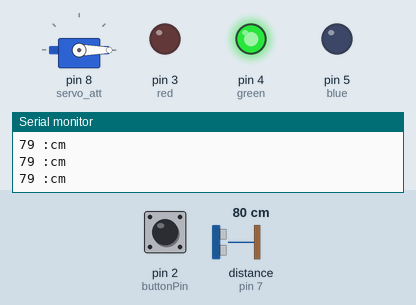
A sketch run on a simulated Arduino Uno, built with avr-gcc and run on an emulated ATmega328P. On the bench: servo, output pins drawn as LEDs (lit = HIGH), the last lines printed to the serial monitor. Wiring (inferred from the names in the program): ultrasonic range finder: trigger pin 6; echo pin 7. The inputs (shaded band) are chosen by the test bench; at power-on: distance to the obstacle (sensor on pin 7) 80 cm, pin 2 (buttonPin) HIGH. The echo pulse lasts 58.3 µs per cm; the local clock reads 2024-03-15 10:24:30 at power-on unless the sketch sets it; pins used as bus, display or sensor lines are not drawn.

Above: at 1.2 s.
1.3 s: distance to the obstacle (sensor on pin 7) set to 13 cm
2.8 s: distance to the obstacle (sensor on pin 7) set to 10 cm
At 3.1 s:
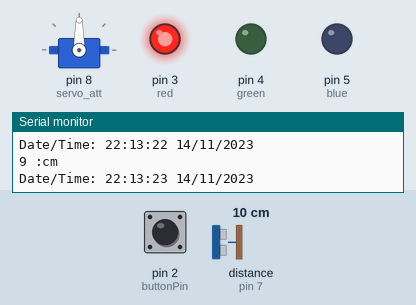
4.3 s: pin 2 (buttonPin) pulled LOW for 0.15 s
At 4.39 s:
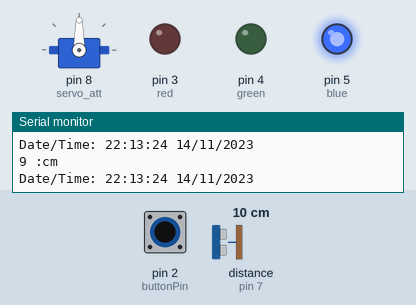
5.9 s: pin 2 (buttonPin) pulled LOW for 3.2 s
At 10.1 s:
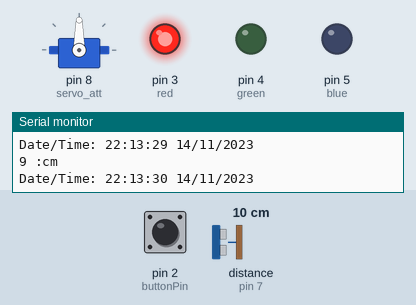
10.6 s: distance to the obstacle (sensor on pin 7) set to 250 cm
At 11.0 s:
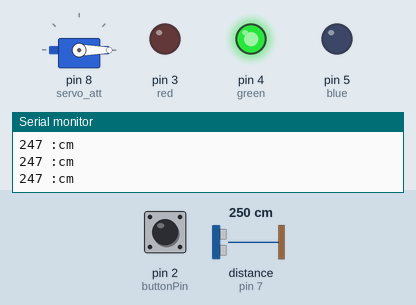
12.1 s: pin 2 (buttonPin) pulled LOW for 1 s
At 12.9 s:
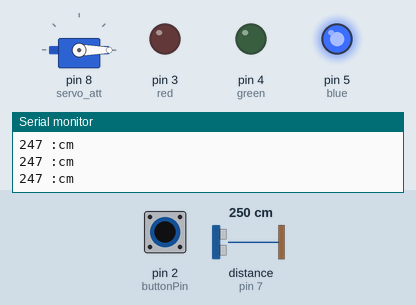
Timing chart, 0 to 15.1 s (numbered marks = the images above; inputs shaded):
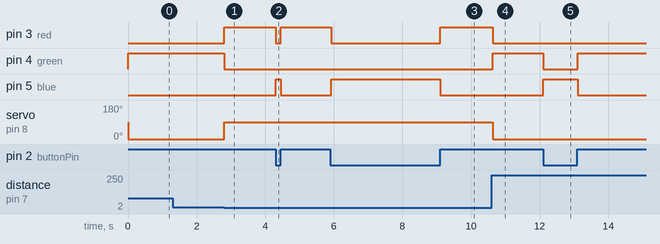

Measured:
- the behaviour switches between 12 and 11 cm on distance to the obstacle (sensor on pin 7) (found by bisection; images 0 and 1)
- after the input at 2.8 s, pin 3 (red): LOW → HIGH at once; pin 4 (green): HIGH → LOW at once; servo on pin 8 (servo_att): 0° → 90° at once
- after the input at 4.3 s, pin 3 (red): HIGH → LOW at once, → HIGH 0.15 s later; pin 5 (blue): LOW → HIGH at once, → LOW 0.15 s later
- after the input at 5.9 s, pin 3 (red): HIGH → LOW at once, → HIGH 3.2 s later; pin 5 (blue): LOW → HIGH at once, → LOW 3.2 s later
- after the input at 10.6 s, pin 3 (red): HIGH → LOW at once; pin 4 (green): LOW → HIGH at once; servo on pin 8 (servo_att): 90° → 0° at once
- after the input at 12.1 s, pin 4 (green): HIGH → LOW at once, → HIGH 1.0 s later; pin 5 (blue): LOW → HIGH at once, → LOW 1.0 s later

The sketch:

project_code.ino
```cpp
// Chancheep Mahacharoensuk 6288092
// Kantapong Matangkarat 6288160
// Project 1
// Ultrasonic with servo motor
#include <Servo.h>
#include <RTClib.h>
#include <Wire.h>

Servo servo_att;
int trigPin = 6;
int echoPin = 7;
long distance;
long duration;

int red = 3;
int green = 4;
int blue = 5;

int buttonPin = 2; //interupt on arudino board is on 2
bool toggleState = false;

RTC_DS3231 rtc;
char t[32];

void setup()
{
 servo_att.attach(8);
 Serial.begin(9600);
 pinMode(red, OUTPUT);
 pinMode(green, OUTPUT);
 pinMode(blue, OUTPUT);
 pinMode(trigPin, OUTPUT);
 pinMode(echoPin, INPUT);
 pinMode(buttonPin, INPUT_PULLUP);

 Wire.begin();
 rtc.begin();
 rtc.adjust(DateTime(F(__DATE__),F(__TIME__)));

 attachInterrupt(digitalPinToInterrupt(buttonPin),checkSwitch, FALLING);
}

void loop() {
  toggleState = checkSwitch();
  if(toggleState){
     ultra();
     servo_att.write(0);
     led_bright();
  }
  else{
    digitalWrite(red, LOW);
    digitalWrite(green,LOW);
    digitalWrite(blue, HIGH);

  }

}
bool checkSwitch() {
  bool state = false;
  if (digitalRead(buttonPin) == LOW) {
    state = false;
  }
  else{
    state = true;
  }
  return state;
}

void led_bright(){
  if(distance <= 10){
    servo_att.write(90);
    digitalWrite(red, HIGH);
    digitalWrite(green, LOW);
    digitalWrite(blue, LOW);
    DateTime now = rtc.now();
    sprintf(t, "%02d:%02d:%02d %02d/%02d/%02d", now.hour(), now.minute(), now.second(), now.day(), now.month(), now.year());
    Serial.print(F("Date/Time: "));
    Serial.println(t);
  }
  else{
    servo_att.write(0);
    digitalWrite(red, LOW);
    digitalWrite(green, HIGH);
    digitalWrite(blue, LOW);
  }
}
void ultra(){
  digitalWrite(trigPin, LOW);
  digitalWrite(trigPin, HIGH);
  digitalWrite(trigPin, LOW);
  distance = (pulseIn(echoPin, HIGH))*0.034/2;
  Serial.print(distance);
  Serial.println(" :cm");
  }
```
